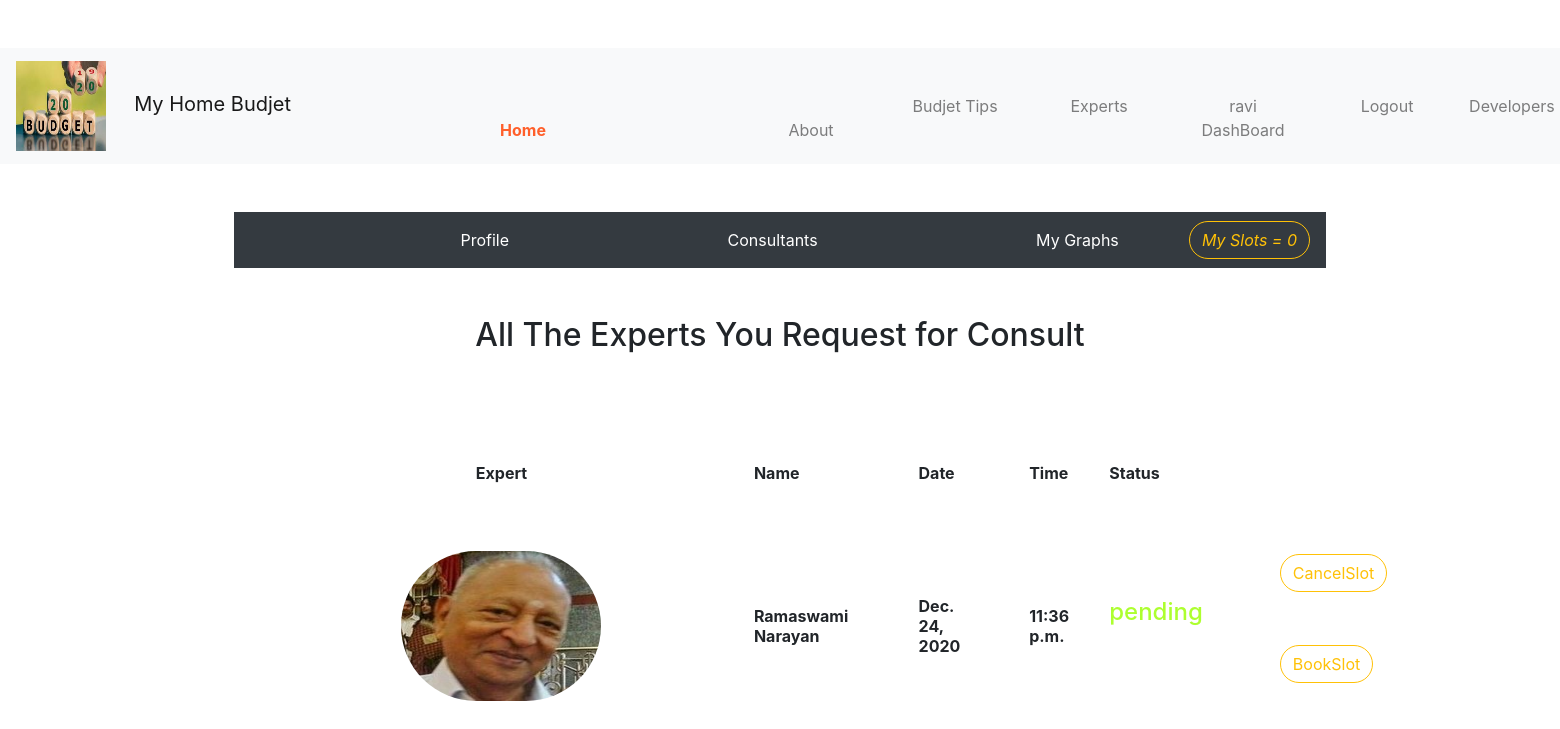
/conults/ (signed in), run on an earlier commit of the app's database.
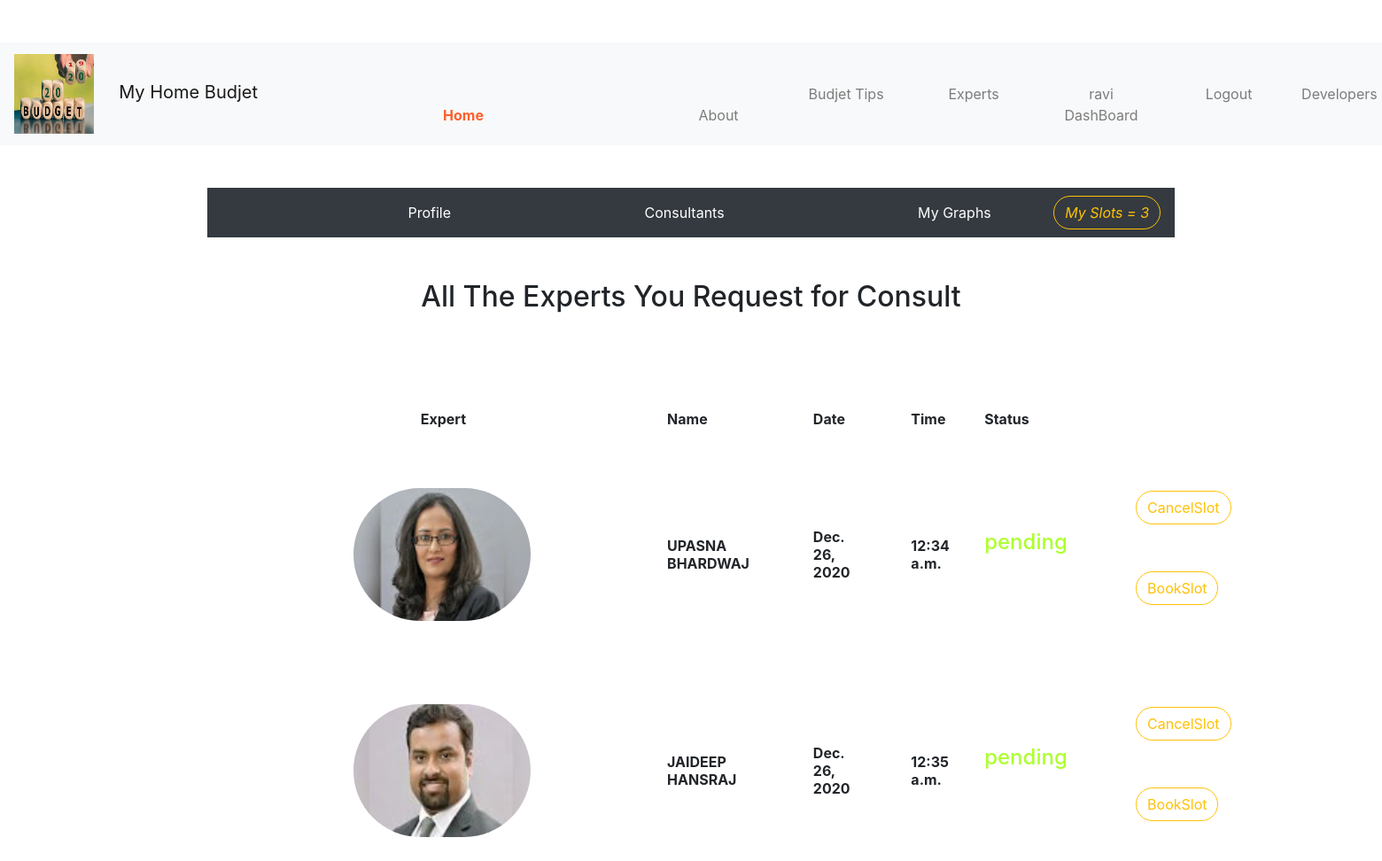
And on a later commit of the database.
### budjetapp/models.py (models this page shows, shortened)
class Consults(models.Model):
    user = models.ForeignKey(User, on_delete=models.CASCADE, null=True)
    name = models.CharField(max_length=50, null=True)
    exp_image = models.FileField(null=True, upload_to='experts/')
    status=models.CharField(max_length=20,null=True)
    date=models.DateField(auto_now_add=True)
    time=models.TimeField(auto_now_add=True)

### budjetapp/views.py (the view)
# urls.py: path('conults/',views.conults,name='conults'),
@login_required(login_url='login_signup')
def conults(request):
    con=Consults.objects.filter(user=request.user)
    return render(request,'conults.html',{'consults':con})

### templates/conults.html (shortened to what this page needs)
<div align="center">
    {% extends 'user_dashboard.html' %}
    {% block content %}
        <div align="center">
            <h2> All The Experts You Request for Consult</h2>
        <pre>
        </pre>
        <table align="center" border="0">
        <tr>
            <th style="padding-left: 10%">
             Expert<br><br><br>
            </th>
              <th style="padding-left: 20%">
              Name<br><br><br>
            </th>
              <th style="padding-left: 20%">
               Date<br><br><br>
            </th>
              <th style="padding-left: 20%">
               Time<br><br><br>
            </th>
              <th style="padding-left: 20%">
             Status<br><br><br>
            </th>
        </tr>
        {% for consult in consults %}
            <tr>
                <th>
                    <img src="{{ consult.exp_image.url }}" width="200" height="150" style="border-radius: 9.01cm"><br><br><br>
                </th>
                       <th style="padding-left: 20%">
                        {{ consult.name }}<br><br><br>
                       </th>
                        <th style="padding-left: 20%">
                            {{ consult.date }}<br><br><br>
                       </th> <th style="padding-left: 20%">
                         {{ consult.time }} <br> <br>   <br>
                       </th> <th style="padding-left: 20%;color: greenyellow">
                             <h4>{{ consult.status }}</h4><br><br><br>
                       </th>
              </th> <th style="padding-left: 30%;color: greenyellow">
                <h4>&nbsp;&nbsp;&nbsp;&nbsp;&nbsp;&nbsp; <form action="{% url 'cancel_slot' consult.id %}" method="post" >{% csrf_token %}<button type="submit" class="btn btn-outline-warning" style="border-radius: 0.9cm" > CancelSlot</button></form>&nbsp;&nbsp;&nbsp;&nbsp;&nbsp; <form action="{% url 'book_slot' consult.id %}" method="post" >{% csrf_token %}<button type="submit" class="btn btn-outline-warning" style="border-radius: 0.9cm" > BookSlot</button></form></h4><br><br><br>
                       </th>
            </tr>
              {% endfor %}
        </table>
        </div>
    {% endblock %}

### templates/user_dashboard.html (shortened to what this page needs)
{% load static %}
<!doctype html>
<html lang="en">
  <head>
    <link rel="stylesheet" href="https://cdn.jsdelivr.net/npm/bootstrap@4.5.3/dist/css/bootstrap.min.css">
  </head>
  <body  >
  <br><br>
  <div align="center">
      {% include 'navs.html' %}
  </div>
  <br><br>
  <div align="center" style="padding-left: 15%;padding-right: 15%;">
<nav class="navbar navbar-expand-lg navbar-light bg-dark" >
  <div class="collapse navbar-collapse" id="navbarSupportedContent">
    <ul class="navbar-nav mr-auto">
      <li class="nav-item active">
          <a class="nav-link" href="{% url 'user_dashboard' %}"><span style="color: white" >&nbsp;&nbsp;&nbsp;&nbsp;&nbsp;&nbsp;&nbsp;&nbsp;&nbsp;&nbsp;&nbsp;&nbsp;&nbsp;&nbsp;&nbsp;&nbsp;&nbsp;&nbsp;&nbsp;&nbsp;&nbsp;&nbsp;&nbsp;&nbsp;&nbsp;&nbsp;&nbsp;&nbsp;&nbsp;&nbsp;&nbsp;&nbsp;&nbsp;&nbsp;&nbsp;&nbsp;&nbsp;&nbsp;&nbsp;&nbsp;&nbsp;&nbsp;&nbsp;&nbsp;&nbsp;Profile</span> <span class="sr-only">(current)</span></a>
      </li>
                 <li class="nav-item">
        <a class="nav-link" href="{% url 'conults' %}" tabindex="-1" ><span style="color: white"  >&nbsp;&nbsp;&nbsp;&nbsp;&nbsp;&nbsp;&nbsp;&nbsp;&nbsp;&nbsp;&nbsp;&nbsp;&nbsp;&nbsp;&nbsp;&nbsp;&nbsp;&nbsp;&nbsp;&nbsp;&nbsp;&nbsp;&nbsp;&nbsp;&nbsp;&nbsp;&nbsp;&nbsp;&nbsp;&nbsp;&nbsp;&nbsp;&nbsp;&nbsp;&nbsp;&nbsp;&nbsp;&nbsp;&nbsp;&nbsp;&nbsp;&nbsp;&nbsp;&nbsp;&nbsp;Consultants</span></a>
      </li>
       <li class="nav-item">
        <a class="nav-link" href="{% url 'graph' %}" tabindex="-1" ><span style="color: white" >&nbsp;&nbsp;&nbsp;&nbsp;&nbsp;&nbsp;&nbsp;&nbsp;&nbsp;&nbsp;&nbsp;&nbsp;&nbsp;&nbsp;&nbsp;&nbsp;&nbsp;&nbsp;&nbsp;&nbsp;&nbsp;&nbsp;&nbsp;&nbsp;&nbsp;&nbsp;&nbsp;&nbsp;&nbsp;&nbsp;&nbsp;&nbsp;&nbsp;&nbsp;&nbsp;&nbsp;&nbsp;&nbsp;&nbsp;&nbsp;&nbsp;&nbsp;&nbsp;&nbsp;&nbsp;My Graphs</span></a>
      </li>
    </ul>
  </div>
 {% if request.user.is_authenticated %}
      <div class="cart">
          <a href="{% url 'my_slots' %}" ><button id="cartOpen" class="btn btn-outline-warning" style="border-radius: 0.8cm " ><i class="ti-bag">My Slots = {{ request.user.slots_set.count }}</i></button></a>
      </div>
      {% endif %}
</nav>
  </div>
<br><br>
  {% block  content %}{% endblock %}
  </body>
</html>

### templates/navs.html (shortened to what this page needs)
{% load static %}
<!doctype html>
<html lang="en">
  <head>
    <link rel="stylesheet" href="https://cdn.jsdelivr.net/npm/bootstrap@4.5.3/dist/css/bootstrap.min.css">
  </head>
  <body  >
  <div class="c">
<nav class="navbar navbar-expand-lg navbar-light bg-light" >
          <a class="navbar-brand" href="#"><img src="{% static 'budjet 5.jpg' %}" width="90px" height="90px">&nbsp;&nbsp;&nbsp;&nbsp; My Home Budjet </a>
  <div class="collapse navbar-collapse"  class="c" id="navbarSupportedContent">
    <ul class="navbar-nav mr-auto">
      <li class="nav-item active">
          <a class="nav-link" href="{% url 'home' %}"><b style="color: #ff5f2a" >Home</b> </a>
      </li>
   <li class="nav-item">
     <a class="nav-link" href="{% url 'about' %}" tabindex="-1" >About</a>
      </li>
{% if request.user.is_authenticated %}
     <li class="nav-item">
     <a class="nav-link" href="{% url 'experts' %}" tabindex="-1" >Budjet Tips </a>
      </li>
     <li class="nav-item">
     <a class="nav-link" href="{% url 'expert_consultants' %}" tabindex="-1" >Experts </a>
      </li>
                  <li class="nav-item">
       <a class="nav-link" href="{% url 'user_dashboard' %}" tabindex="-1" >{{ request.user.username }}
        <br>
        DashBoard
        </a>
      </li>
                 <li class="nav-item">
       <a class="nav-link" href="{% url 'logout' %}" tabindex="-1" >Logout</a>
      </li>
        {% endif %}
     <li class="nav-item">
     <a class="nav-link" href="" tabindex="-1" >Developers Blog</a>
      </li>
    </ul>
  </div>
</nav>
  </div>
  </body>
</html>

What changed in the data, as far as the page shows it:
removed Consults: exp_image (picture), name "Ramaswami Narayan", date "Dec. 24, 2020", time "11:36 p.m.", status "pending"
added Consults: exp_image (picture), name "UPASNA BHARDWAJ", date "Dec. 26, 2020", time "12:34 a.m.", status "pending"
added Consults: exp_image (picture), name "JAIDEEP HANSRAJ", date "Dec. 26, 2020", time "12:35 a.m.", status "pending"
Also different on the page:
{{ request.user.slots_set.count }}: "0" → "3"
